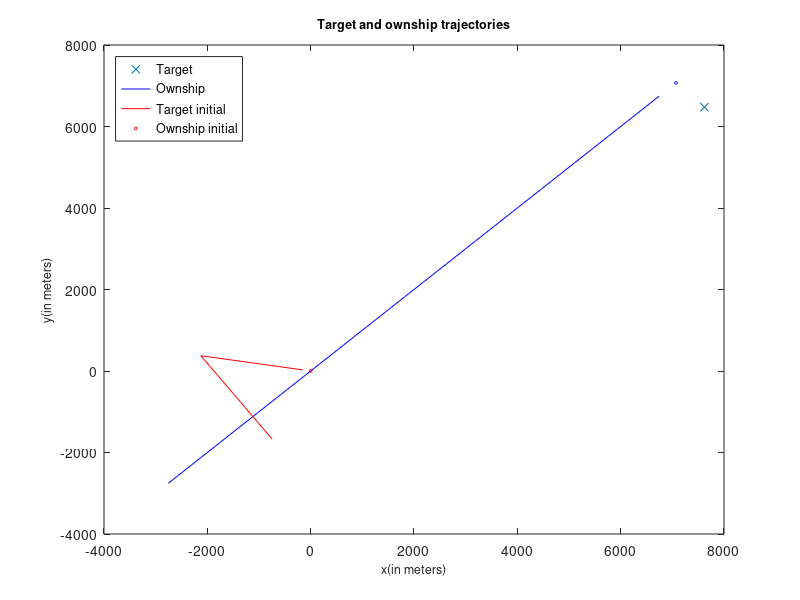

The MATLAB script that drew this image:
%script
targetInit = [7071; 7071; 225; 7.72];
ownshipInit = [0; 0; 170; 2.57];
ownshipState = ownshipInit;
targetState = targetInit;
targetStateLog = [];
ownshipStateLog = [];
startTime = 60;
time = startTime;
finalTime = 1800;
timeStep = 60;
%Initial Measurements
bearing = atan2(targetInit(1)-ownshipInit(1),targetInit(2)-ownshipInit(2))*180/pi + (6 * randn());
distance = sqrt((targetInit(1)-ownshipInit(1))^2+(targetInit(2)-ownshipInit(2))^2);
targetEst = [distance*cosd(bearing);
             distance*sind(bearing);
             0;
             0];
targetEstLog = [targetEst];
P = [0 0 0 0;
     0 0 0 0;
     0 0 10 0;
     0 0 0 10];
%Simulation
for i = startTime:timeStep:finalTime
    time = i;
    
%move vehicle and target
if(time == 900)
    ownshipState(3) = -56;
end
ownshipState = [ownshipState(1) + ownshipState(4)*60*cosd(ownshipState(3));
    ownshipState(2) + ownshipState(4)*60*sind(ownshipState(3));
    ownshipState(3);
    ownshipState(4)];
ownshipStateLog = [ownshipStateLog ownshipState];
targetState = [targetState(1) + targetState(4)*60*cosd(targetState(3));
    targetState(2) + targetState(4)*60*sind(targetState(3));
    targetState(3);
    targetState(4)];
targetStateLog = [targetStateLog targetState];

%Measure

%Estimation


end

%Figure
plot(targetEst(1),targetEst(2),'x')
hold on
plot(targetStateLog(1,:),targetStateLog(2,:),'-b')
hold on
plot(ownshipStateLog(1,:),ownshipStateLog(2,:),'-r')
hold on
plot(ownshipInit(1),ownshipInit(2),'or', 'MarkerSize', 2)
hold on
plot(targetInit(1),targetInit(2),'ob', 'MarkerSize', 2)
legend('Target','Ownship','Target initial','Ownship initial')
%plot(ownshipStateLog(1,:),ownshipStateLog(2,:),'o')
legend('Location','northwest')
xlim([-4000 8000])
ylim([-4000 8000])
xlabel('x(in meters)','FontSize',9)
ylabel('y(in meters)','FontSize',9)
title('Target and ownship trajectories','FontSize',9)

hold on
